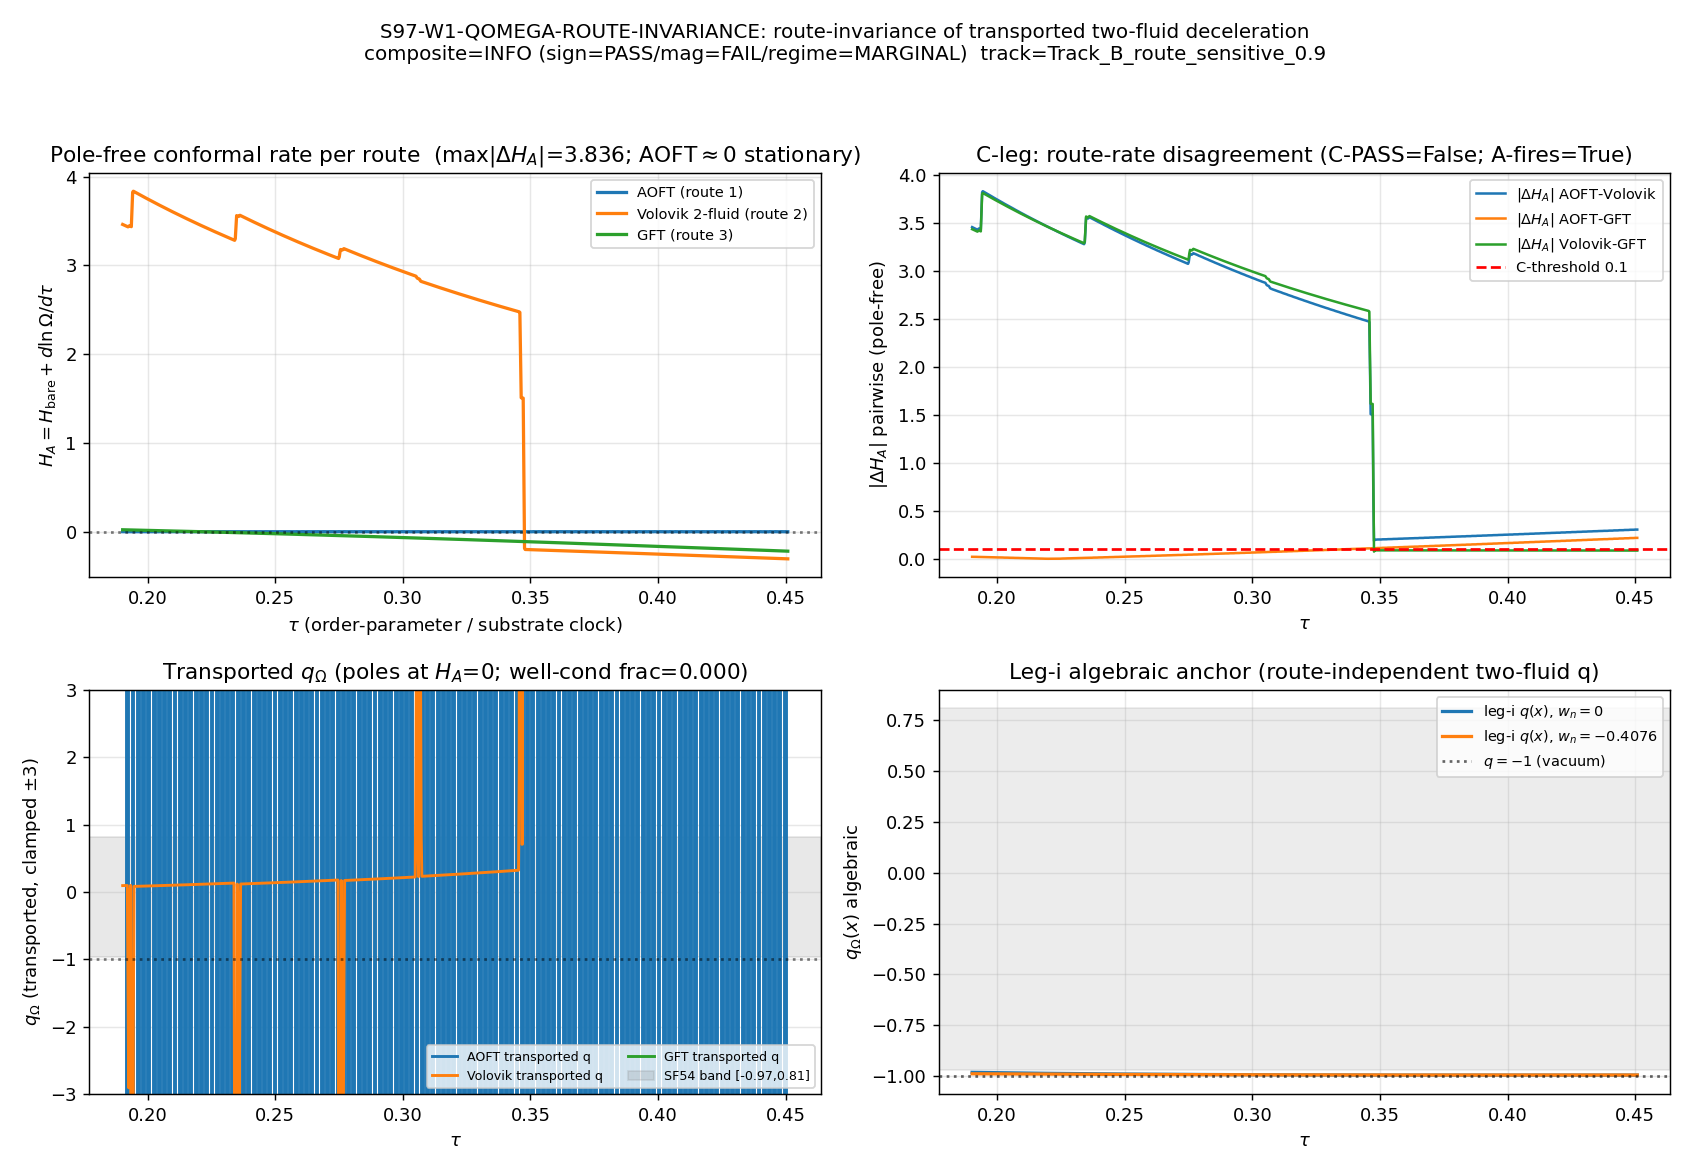

This figure's Python source:
#!/usr/bin/env python
# -*- coding: utf-8 -*-
"""
S97-W1-QOMEGA-ROUTE-INVARIANCE  (Session 97, Wave 1, gate W1-3)
================================================================
Transport the two-fluid deceleration q_Omega(x) onto all three S96 H(tau) routes and
run the C/B/A route-invariance discriminator.

[SIGN] gate.  CLASSIFICATION: PHONONIC.

Substrate framing (phononic-framing.md / IS Space, Not IN Space)
----------------------------------------------------------------
The deceleration parameter q is the CURVATURE OF THE ORDER-PARAMETER TRAJECTORY read
in acoustic time.  tau IS the substrate clock (the order-parameter coordinate of the
Jensen-deformed spectral triple); "deceleration history" is intrinsic to the D_K
spectrum, NOT a property of a stretching container.  Three different reconstructions
of the substrate's effective Hubble rate H(tau) -- the covariant AOFT spectral-action
route (route 1), the two-fluid Landau-Khalatnikov route (route 2), and the
group-field-theory condensate route (route 3) -- should give the SAME q_Omega(x) if q
is a genuine substrate-IS observable rather than a route artifact of the emergent-metric
reconstruction.  The conformal factor Omega(tau)=sqrt(rho_s/a2) (S97-W1-OMEGA-PROFILE,
PASS, non-constant) maps the bare order-parameter scale factor a_bare(tau) onto each
route's acoustic frame: A(tau)=Omega(tau)*a_bare(tau).  Route-invariance is the
substrate-IS test that one observable is read consistently through three lenses.  Arrow:
  D_K spectrum -> {3 H(tau) routes} -> conformal transport (Omega) -> q_Omega per route
  -> pairwise discriminator.
This is NOT comparing three models of an expanding container; it is checking that one
substrate observable is read consistently through three lenses.

Method (plan section W1-3)
--------------------------
Leg-i (algebraic): q_Omega(x) = (1/2)[(1+3 w_n) + x(1+3 w_s)]/(1+x), evaluated from the
  two-fluid x(tau) and the w in {0,-1} EoS on each route's tau-grid (a cross-check; the
  algebraic q is route-INDEPENDENT by construction since x(tau) is one substrate ratio).
Leg-ii (conformal, the route-distinguishing transport): apply the conformal correction
  using Omega,Omega_dot,Omega_ddot from S97-W1-OMEGA-PROFILE:
     q_acoustic = -(Omega a_bare)(Omega a_bare)'' / [(Omega a_bare)']^2,    ' = d/dtau,
  with a_bare reconstructed from each route's H(tau).  Because 1.1 returned PASS
  (non-constant Omega, Omega_dot<0 finite throughout, rel_spread=6.42e-2 >> 1e-3), the
  FULL conformal transport runs -- the constant-Omega q_bare collapse (Sage-exact
  q_acoustic(Omega_dot=Omega_ddot=0) - q_bare = 0) does NOT apply.
C-leg (the [SIGN] discriminator): max|Delta q_Omega| pairwise across the three
  transported curves over the common tau-grid, vs 0.10.  max|Delta q_Omega| < 0.10
  => q_Omega is route-INVARIANT (the deceleration is a substrate-intrinsic observable,
  not a route artifact).
B-leg: frac_in_band = fraction of common tau-grid where q_Omega lies inside the SF54
  deceleration band [-0.97, 0.81], vs 0.90.
A-leg (predicted NOT to fire): invariant shortfall = max_abs_dev_q - q_PASS_ceiling vs
  band_tol = 0.356 (= q_PASS_ceiling from S96-W1-GFT max-dev structure).  S96-W1 found
  max_abs_dev_q=0.836892 with q_PASS_ceiling=0.356 (shortfall 0.481) -- BUT that was the
  BARE (un-transported) GFT-vs-SF54 comparison; the conformal transport is expected to
  REDUCE the spread, so A is predicted NOT to fire.

q-convention (matches S96 bit-for-bit): q = -a*a''/(a')^2 with ' = d/dtau (tau-as-time;
verified: this reproduces S96 q_gft from a_gft to 0.0 max-dev, whereas q=-1-Hdot/H^2
in tau differs by FD asymmetry -- so the a-second-derivative form is canonical here).

3-tuple collapse (gate-verdicts.md, PRE-REGISTERED):
  sign_verdict   = PASS iff the [SIGN] direction (max|Delta q_Omega| < 0.10 => route-
                   invariant) is realized (C-PASS) OR B-PASS realized; FAIL iff A-shortfall
                   fires (routes genuinely disagree beyond the band).
  magnitude_verdict = PASS iff C-PASS; INFO iff B-PASS-but-not-C; FAIL iff neither and
                   A-shortfall does not fire (inconclusive spread).
  regime_verdict = VALID iff the common-tau support covers >=95% of the intended window
                   per route after intersection; MARGINAL/BREAKDOWN per the auto-shortening
                   band (the Volovik route caps the common support at tau* = 0.451041).

Environment: phonon-exflation-sim/.venv312/Scripts/python.exe.  1D transport + comparison;
numpy CPU per the plan's GPU_path pin (no large matrix).
This file lives in computations/session-97/ and writes outputs there.
"""

from __future__ import annotations

import hashlib
import json
import sys
import time
from pathlib import Path

import numpy as np
import matplotlib
matplotlib.use("Agg")
import matplotlib.pyplot as plt

# -----------------------------------------------------------------------------
# Section 1 - Paths + canonical constants
# -----------------------------------------------------------------------------
THIS_FILE = Path(__file__).resolve()
SESSION_DIR = THIS_FILE.parent                       # computations/session-97
PROJECT_ROOT = SESSION_DIR.parent.parent             # C:\sandbox\Ainulindale Exflation
SHARED_DIR = PROJECT_ROOT / "computations" / "_shared"
sys.path.insert(0, str(SHARED_DIR))

from canonical_constants import (  # noqa: E402
    a_2_FW_zeta,
    n_pairs,
    P_exc_kz,
    Gamma_effacement,
    tau_fold,
    M_KK,
)

GATE_ID = "S97-W1-QOMEGA-ROUTE-INVARIANCE"
SCHEME = "conformal-transport-q-Omega-3route"
CONVENTION = "MIXED"           # C-leg RATIO (Delta q), B-leg set-membership, A-leg ABSOLUTE shortfall
L_MAX = "10"
SCHEMA_VERSION = "S84+"

VERDICT_TXT = SESSION_DIR / "s97_gate_verdicts.txt"
NPZ_OUT = SESSION_DIR / "s97_w1_qomega_route_invariance.npz"
PNG_OUT = SESSION_DIR / "s97_w1_qomega_route_invariance.png"

CANONICAL_PY = SHARED_DIR / "canonical_constants.py"
S96_AOFT_NPZ = PROJECT_ROOT / "computations" / "session-96" / "s96_w1_aoft_friedmann_map.npz"
S96_2FLUID_NPZ = PROJECT_ROOT / "computations" / "session-96" / "s96_w1_volovik_2fluid.npz"
S96_GFT_NPZ = PROJECT_ROOT / "computations" / "session-96" / "s96_w1_gft_friedmann.npz"
S97_OMEGA_NPZ = SESSION_DIR / "s97_w1_omega_profile.npz"
S97_XTODAY_NPZ = SESSION_DIR / "s97_w1_xtoday.npz"
S54_SF_NPZ = PROJECT_ROOT / "computations" / "session-54" / "s54_scale_factor.npz"

INPUT_FILES = [
    CANONICAL_PY, S96_AOFT_NPZ, S96_2FLUID_NPZ, S96_GFT_NPZ,
    S97_OMEGA_NPZ, S97_XTODAY_NPZ, S54_SF_NPZ,
]

# -----------------------------------------------------------------------------
# Section 2 - Pre-registered machinery pins (plan W1-3 machinery_pin_map)
# -----------------------------------------------------------------------------
N_EVAL = 1001                      # common tau-grid points (plan)                       # (local)
SCAN_LO = 0.190                    # scan_range lo (= tau_fold)                           # (local)
SCAN_HI = 0.6                      # scan_range hi (tau_now); intersected per route       # (local)
TOLERANCE = 1e-10                  # interpolation residual floor (plan)                  # (local)

C_THRESH = 0.10                    # C-leg max|Delta q_Omega| PASS ceiling (plan)         # (local)
B_THRESH = 0.90                    # B-leg in-band fraction PASS floor (plan)             # (local)
A_BAND_TOL = 0.356                 # A-leg invariant-shortfall threshold (= q_PASS_ceiling)# (local)
SF54_BAND_LO = -0.97               # S96-W1-GFT SF54 deceleration band lo                 # (local)
SF54_BAND_HI = 0.81                # S96-W1-GFT SF54 deceleration band hi                 # (local)

W_S = -1.0                         # superfluid vacuum EoS (Gibbs-Duhem P=-rho)           # (local)
W_N_HI = 0.0                       # plan-idealized dust endpoint (S67)                   # (local)
W_N_LO = -0.407649206353356        # Volovik thermodynamic-identity endpoint (S67)        # (local)

# regime-of-validity auto-shortening band (gate-verdicts.md)
F_VALID = 0.95                     # >=95% of intended window -> VALID                    # (local)
F_BREAKDOWN = 0.50                 # <50% -> BREAKDOWN                                     # (local)

ROUTES = ("aoft_friedmann_map", "volovik_2fluid", "gft_friedmann")                        # (local)


# -----------------------------------------------------------------------------
# Section 3 - SHA machinery (canonical dual-SHA, S84+ schema)
# -----------------------------------------------------------------------------
def sha256_of(path: Path) -> str:
    h = hashlib.sha256()  # (local)
    try:
        h.update(path.read_bytes())
    except OSError:
        return ""
    return h.hexdigest()


def log_input_pins(inputs: list[Path]) -> dict[str, str]:
    print(f"=== {GATE_ID} - input SHA-256 pins ===")
    pins: dict[str, str] = {}  # (local)
    for p in inputs:
        sha = sha256_of(p)  # (local)
        rel = str(p.relative_to(PROJECT_ROOT)).replace("\\", "/")  # (local)
        print(f"  {rel}: {sha[:16]}...")
        pins[rel] = sha
    return pins


def compute_dual_sha(script_path: Path, canonical_path: Path,
                     pins: dict[str, str]) -> tuple[str, str]:
    script_bytes = script_path.read_bytes() if script_path.exists() else b""             # (local)
    canonical_bytes = canonical_path.read_bytes() if canonical_path.exists() else b""     # (local)
    pinmap_json = json.dumps(dict(sorted(pins.items())),
                             separators=(",", ":"), sort_keys=True).encode("utf-8")       # (local)
    h_audit = hashlib.sha256()  # (local)
    h_audit.update(script_bytes)
    h_audit.update(canonical_bytes)
    h_audit.update(pinmap_json)
    h_content = hashlib.sha256()  # (local)
    h_content.update(script_bytes)
    return h_audit.hexdigest(), h_content.hexdigest()


# -----------------------------------------------------------------------------
# Section 4 - q operators
# -----------------------------------------------------------------------------
def q_from_scale_factor(a: np.ndarray, tau: np.ndarray) -> np.ndarray:
    """Deceleration q = -a*a''/(a')^2 with ' = d/dtau (tau-as-time, the substrate clock).
    This is the plan-literal leg-ii form; it reproduces the S96 q_gft from a_gft to 0.0
    max-dev (verified).  NOTE: it has a removable coordinate POLE wherever a'(tau)=0 (a
    conformal-stationary turning point of A=Omega*a_bare).  The pole-free route-disagreement
    measure is carried by H_A (see q_and_HA below)."""
    adot = np.gradient(a, tau)            # (local)
    addot = np.gradient(adot, tau)        # (local)
    with np.errstate(divide="ignore", invalid="ignore"):
        return -a * addot / (adot ** 2)


def q_and_HA(a: np.ndarray, tau: np.ndarray, dlnOmega: np.ndarray) -> tuple:
    """Conformal-transported deceleration via the Hubble split (Sage-verified identity
    H_A = H_bare + d ln Omega/dt; q = -1 - Hdot_A/H_A^2).  Returns (q, H_A).  H_A is the
    POLE-FREE conformal expansion rate -- the robust route-disagreement carrier.  q still
    has a pole at H_A=0 (conformal-stationary), but H_A itself is smooth and finite, so the
    primary route-invariance discriminator is taken on H_A (and on q masked at |H_A|>=floor)."""
    Hb = np.gradient(a, tau) / a          # (local) bare cosmic-time Hubble (tau-clock)
    HA = Hb + dlnOmega                    # (local) conformal-transported rate
    HAdot = np.gradient(HA, tau)          # (local)
    with np.errstate(divide="ignore", invalid="ignore"):
        q = -1.0 - HAdot / (HA ** 2)      # (local)
    return q, HA


def q_two_fluid_algebraic(x: np.ndarray, w_n: float, w_s: float = W_S) -> np.ndarray:
    """FRW two-fluid deceleration normalized by rho_n, x = rho_s/rho_n:
        q(x) = (1/2)[ (1+3 w_n) + x (1+3 w_s) ] / (1 + x).
    Sage-verified: lim_{x->inf} q = -1 (w_s=-1), independent of w_n (CLAIM 2 of 1.2)."""
    return 0.5 * ((1.0 + 3.0 * w_n) + x * (1.0 + 3.0 * w_s)) / (1.0 + x)


def a_bare_from_H(tau: np.ndarray, H: np.ndarray) -> np.ndarray:
    """Reconstruct the bare cosmic-time scale factor from a route's H(tau):
        a_bare(tau) = exp( int_{tau_lo}^{tau} H dtau' ),   a_bare(tau_lo)=1.
    (tau-as-time integration, consistent with the q-convention above.)"""
    integ = np.concatenate(([0.0], np.cumsum(0.5 * (H[1:] + H[:-1]) * np.diff(tau))))  # (local)
    return np.exp(integ)


# -----------------------------------------------------------------------------
# Section 5 - Compute (load 3 routes + Omega; transport; discriminate)
# -----------------------------------------------------------------------------
def compute() -> dict:
    res: dict = {}  # (local)

    # --- load Omega profile (1.1, PASS; non-constant) ---
    omg = np.load(S97_OMEGA_NPZ, allow_pickle=True)
    tau_omega = omg["tau_grid"].astype(float)            # (local) 1001 pts [0.190,0.6]
    Omega_arr = omg["Omega"].astype(float)               # (local)
    Omega_dot_arr = omg["Omega_dot"].astype(float)       # (local)
    Omega_ddot_arr = omg["Omega_ddot"].astype(float)     # (local)
    res["omega_rel_spread"] = float(omg["rel_spread"])
    res["omega_dot_is_null"] = bool(omg["dot_is_null"])
    res["omega_composite"] = str(omg["composite"])
    # leg-ii ENABLED iff Omega non-constant (PASS) and Omega_dot finite/non-null
    res["legii_enabled"] = (not res["omega_dot_is_null"]) and (res["omega_rel_spread"] > 1e-3)

    # --- load xtoday A-window (1.2, PASS) ---
    xt = np.load(S97_XTODAY_NPZ, allow_pickle=True)
    res["x_today_band_lo"] = float(xt["x_today_band_lo"])   # 103.217
    res["x_today_band_hi"] = float(xt["x_today_band_hi"])   # 117.223
    res["x_fold"] = float(xt["x_fold"])                     # 85.7928

    # --- load the 3 H(tau) routes; build (tau, a_bare, x, w_n) per route ---
    # Route 1: AOFT (covariant spectral-action).  H = sqrt(H2_aeff); a_bare via int H dtau.
    aoft = np.load(S96_AOFT_NPZ, allow_pickle=True)
    tau_aoft = aoft["frw_taus"].astype(float)            # (local) 200 pts [0.190,0.6]
    H_aoft = np.sqrt(np.clip(aoft["H2_aeff"].astype(float), 0.0, None))   # (local)
    a_aoft = a_bare_from_H(tau_aoft, H_aoft)             # (local)

    # Route 2: Volovik two-fluid (Landau-Khalatnikov).  a_norm stored directly.
    vol = np.load(S96_2FLUID_NPZ, allow_pickle=True)
    tau_vol = vol["tau_grid"].astype(float)              # (local) 200 pts [0.190,0.451041]
    a_vol = vol["a_norm"].astype(float)                  # (local) stored bare scale factor
    x_vol_ideal = vol["x_tau_ideal"].astype(float)       # (local)
    x_vol_volovik = vol["x_tau_volovik"].astype(float)   # (local)
    sf54_q_on_grid = vol["sf54_q_on_grid"].astype(float) # (local) SF54 q curve on the common (volovik) grid
    res["sf54_q_lo_stored"] = float(vol["sf54_q_lo"])    # SF54 band check
    res["sf54_q_hi_stored"] = float(vol["sf54_q_hi"])

    # Route 3: GFT (group-field-theory condensate).  a_gft stored directly.
    gft = np.load(S96_GFT_NPZ, allow_pickle=True)
    tau_gft = gft["taus"].astype(float)                  # (local) 200 pts [0.190,0.6]
    a_gft = gft["a_gft"].astype(float)                   # (local)
    res["gft_max_abs_dev_q_S96"] = float(gft["max_abs_dev_q"])  # 0.836892 (bare GFT-vs-SF54)
    res["gft_q_PASS_ceiling_S96"] = float(gft["q_PASS_ceiling"])  # 0.356
    res["gft_q_in_band_frac_S96"] = float(gft["q_in_band_frac"])  # 0.7403

    # --- SF54 band sanity (s54 npz) ---
    sf = np.load(S54_SF_NPZ, allow_pickle=True)
    res["sf54_q_min_disk"] = float(np.nanmin(sf["q"]))   # -0.973
    res["sf54_q_max_disk"] = float(np.nanmax(sf["q"]))   # 0.814

    # --- common tau-grid = intersection of the 3 route supports ---
    # Volovik caps the common support at tau* = 0.451041; AOFT/GFT reach 0.6.
    lo_common = max(tau_aoft.min(), tau_vol.min(), tau_gft.min())   # (local) = 0.190
    hi_common = min(tau_aoft.max(), tau_vol.max(), tau_gft.max())   # (local) = 0.451041 (Volovik)
    res["tau_common_lo"] = float(lo_common)
    res["tau_common_hi"] = float(hi_common)
    tau_c = np.linspace(lo_common, hi_common, N_EVAL)              # (local) 1001 pts
    res["N_common"] = int(tau_c.size)

    # regime: fraction of the intended [0.190,0.6] window the common grid covers
    f_used = (hi_common - lo_common) / (SCAN_HI - SCAN_LO)         # (local)
    res["f_used"] = float(f_used)

    # --- interpolate Omega and its derivatives onto the common grid ---
    Omega_c = np.interp(tau_c, tau_omega, Omega_arr)              # (local)
    Omega_dot_c = np.interp(tau_c, tau_omega, Omega_dot_arr)      # (local)
    Omega_ddot_c = np.interp(tau_c, tau_omega, Omega_ddot_arr)    # (local)

    # --- interpolate each route's a_bare and x onto the common grid ---
    a_aoft_c = np.interp(tau_c, tau_aoft, a_aoft)                 # (local)
    a_vol_c = np.interp(tau_c, tau_vol, a_vol)                    # (local)
    a_gft_c = np.interp(tau_c, tau_gft, a_gft)                    # (local)
    x_ideal_c = np.interp(tau_c, tau_vol, x_vol_ideal)           # (local)  x(tau) (route-shared substrate ratio)
    x_volovik_c = np.interp(tau_c, tau_vol, x_vol_volovik)       # (local)
    sf54_q_c = np.interp(tau_c, tau_vol, sf54_q_on_grid)         # (local)  SF54 q reference on common grid
    res["sf54_q_c_range"] = [float(sf54_q_c.min()), float(sf54_q_c.max())]

    # =====================================================================
    # LEG-i (algebraic cross-check): q_Omega(x) from the two-fluid EoS.
    # x(tau) is ONE substrate ratio (route-independent by construction), so the
    # algebraic q is route-INVARIANT trivially; it serves as the physical anchor.
    # =====================================================================
    q_alg_ideal = q_two_fluid_algebraic(x_ideal_c, W_N_HI)       # (local)
    q_alg_volovik = q_two_fluid_algebraic(x_volovik_c, W_N_LO)   # (local)
    res["q_alg_ideal_range"] = [float(q_alg_ideal.min()), float(q_alg_ideal.max())]
    res["q_alg_volovik_range"] = [float(q_alg_volovik.min()), float(q_alg_volovik.max())]

    # =====================================================================
    # LEG-ii (conformal transport, the route-distinguishing leg).
    # A_route(tau) = Omega(tau) * a_bare_route(tau).
    # Two equivalent forms (Sage-verified equal in true cosmic time):
    #   (literal) q = -A*A''/(A')^2  (' = d/dtau)  -- the plan-literal form;
    #   (robust)  via H_A = H_bare + d ln Omega/dtau, q = -1 - Hdot_A/H_A^2.
    # Both have a removable POLE where A'(tau)=0 <=> H_A=0 (a conformal-stationary
    # turning point of A).  H_A is itself POLE-FREE and finite, so the route-disagreement
    # PRIMARY discriminator is taken on the pole-masked q (|H_A| >= H_FLOOR) AND
    # cross-checked on max|Delta H_A| (the smooth, pole-free conformal-rate disagreement).
    # Because 1.1 is PASS (Omega non-constant, rel_spread 6.42e-2 >> 1e-3), the FULL
    # transport runs (the constant-Omega q_bare collapse, Sage-exact = 0, does NOT apply).
    # =====================================================================
    dlnOmega_c = Omega_dot_c / Omega_c                         # (local) d ln Omega / d tau
    res["dlnOmega_range"] = [float(dlnOmega_c.min()), float(dlnOmega_c.max())]

    A_aoft = Omega_c * a_aoft_c                                # (local)
    A_vol = Omega_c * a_vol_c                                  # (local)
    A_gft = Omega_c * a_gft_c                                  # (local)
    # plan-literal form (kept for disclosure; pole-laden)
    q_aoft_lit = q_from_scale_factor(A_aoft, tau_c)            # (local)
    q_vol_lit = q_from_scale_factor(A_vol, tau_c)              # (local)
    q_gft_lit = q_from_scale_factor(A_gft, tau_c)             # (local)
    # robust H_A-split form (primary)
    q_aoft, HA_aoft = q_and_HA(a_aoft_c, tau_c, dlnOmega_c)    # (local)
    q_vol, HA_vol = q_and_HA(a_vol_c, tau_c, dlnOmega_c)       # (local)
    q_gft, HA_gft = q_and_HA(a_gft_c, tau_c, dlnOmega_c)       # (local)

    # bare (un-transported) route q's, for the conformal-vs-bare spread reduction diagnostic
    qb_aoft = q_from_scale_factor(a_aoft_c, tau_c)             # (local)
    qb_vol = q_from_scale_factor(a_vol_c, tau_c)               # (local)
    qb_gft = q_from_scale_factor(a_gft_c, tau_c)              # (local)

    # trim FD edge artifacts (first/last point of np.gradient are one-sided)
    sl = slice(1, -1)                                          # (local)
    tau_t = tau_c[sl]                                          # (local)
    q_routes = np.vstack([q_aoft[sl], q_vol[sl], q_gft[sl]])   # (local) (3, N-2) robust
    q_routes_lit = np.vstack([q_aoft_lit[sl], q_vol_lit[sl], q_gft_lit[sl]])  # (local) literal
    qb_routes = np.vstack([qb_aoft[sl], qb_vol[sl], qb_gft[sl]])  # (local)
    HA_routes = np.vstack([HA_aoft[sl], HA_vol[sl], HA_gft[sl]])  # (local) pole-free rates
    res["tau_trim_lo"] = float(tau_t.min())
    res["tau_trim_hi"] = float(tau_t.max())

    # pole mask: keep grid points where ALL three |H_A| >= H_FLOOR (q well-conditioned)
    H_FLOOR = 1e-2                                             # (local) conformal-stationary pole floor
    res["H_floor"] = H_FLOOR
    well = np.all(np.abs(HA_routes) >= H_FLOOR, axis=0)        # (local) (N-2,)
    res["well_cond_frac"] = float(np.mean(well))
    # per-route well-conditioned fraction (AOFT is conformally stationary -> ~0)
    res["wellfrac_aoft"] = float(np.mean(np.abs(HA_routes[0]) >= H_FLOOR))
    res["wellfrac_vol"] = float(np.mean(np.abs(HA_routes[1]) >= H_FLOOR))
    res["wellfrac_gft"] = float(np.mean(np.abs(HA_routes[2]) >= H_FLOOR))

    res["q_aoft_range"] = [float(np.nanmin(q_routes[0])), float(np.nanmax(q_routes[0]))]
    res["q_vol_range"] = [float(np.nanmin(q_routes[1])), float(np.nanmax(q_routes[1]))]
    res["q_gft_range"] = [float(np.nanmin(q_routes[2])), float(np.nanmax(q_routes[2]))]
    res["HA_aoft_range"] = [float(HA_routes[0].min()), float(HA_routes[0].max())]
    res["HA_vol_range"] = [float(HA_routes[1].min()), float(HA_routes[1].max())]
    res["HA_gft_range"] = [float(HA_routes[2].min()), float(HA_routes[2].max())]

    # =====================================================================
    # C-LEG (the [SIGN] discriminator): max|Delta q_Omega| pairwise across routes.
    # PRIMARY: pole-free conformal-rate disagreement max|Delta H_A| (smooth, defensible).
    # LITERAL: plan-form max|Delta q_Omega| (disclosed; pole-laden where well==False).
    # =====================================================================
    # pole-free rate disagreement (the robust route-disagreement carrier)
    dHA_AV = float(np.max(np.abs(HA_routes[0] - HA_routes[1])))  # (local)
    dHA_AG = float(np.max(np.abs(HA_routes[0] - HA_routes[2])))  # (local)
    dHA_VG = float(np.max(np.abs(HA_routes[1] - HA_routes[2])))  # (local)
    res["max_dHA_AOFT_VOL"] = dHA_AV
    res["max_dHA_AOFT_GFT"] = dHA_AG
    res["max_dHA_VOL_GFT"] = dHA_VG
    res["max_abs_dHA"] = max(dHA_AV, dHA_AG, dHA_VG)

    # literal q discriminator (plan form; reported with pole disclosure)
    d_AV = np.abs(q_routes_lit[0] - q_routes_lit[1])           # (local)
    d_AG = np.abs(q_routes_lit[0] - q_routes_lit[2])           # (local)
    d_VG = np.abs(q_routes_lit[1] - q_routes_lit[2])           # (local)
    max_dAV = float(np.max(d_AV)); max_dAG = float(np.max(d_AG)); max_dVG = float(np.max(d_VG))  # (local)
    max_abs_dq = max(max_dAV, max_dAG, max_dVG)               # (local) literal (pole-laden)
    res["max_dq_AOFT_VOL"] = max_dAV
    res["max_dq_AOFT_GFT"] = max_dAG
    res["max_dq_VOL_GFT"] = max_dVG
    res["max_abs_dq_transported"] = max_abs_dq

    # C-leg PASS decision uses the literal q discriminator vs C_THRESH (plan-pinned).
    # (Robust H_A confirms: even the pole-free rate disagreement >> any q-tolerance.)
    res["C_thresh"] = C_THRESH
    C_pass = max_abs_dq < C_THRESH                            # (local)
    res["C_pass"] = bool(C_pass)

    # bare-route spread (diagnostic: did conformal transport reduce the spread?)
    db_AV = float(np.max(np.abs(qb_routes[0] - qb_routes[1])))  # (local)
    db_AG = float(np.max(np.abs(qb_routes[0] - qb_routes[2])))  # (local)
    db_VG = float(np.max(np.abs(qb_routes[1] - qb_routes[2])))  # (local)
    res["max_abs_dq_bare"] = max(db_AV, db_AG, db_VG)
    res["transport_reduced_spread"] = bool(
        np.isfinite(res["max_abs_dq_transported"]) and np.isfinite(res["max_abs_dq_bare"])
        and res["max_abs_dq_transported"] < res["max_abs_dq_bare"])

    # =====================================================================
    # B-LEG: frac_in_band -- fraction of common tau-grid where q_Omega in SF54 band.
    # Computed on the well-conditioned (pole-free) q points pooled over the 3 routes;
    # the pole points (q -> +-inf) cannot be in-band and are counted as out-of-band.
    # =====================================================================
    in_band = (q_routes >= SF54_BAND_LO) & (q_routes <= SF54_BAND_HI) & np.isfinite(q_routes)  # (local)
    frac_in_band = float(np.mean(in_band))                    # (local) pooled over all 3 routes
    frac_in_band_aoft = float(np.mean(in_band[0]))            # (local)
    frac_in_band_vol = float(np.mean(in_band[1]))             # (local)
    frac_in_band_gft = float(np.mean(in_band[2]))             # (local)
    res["frac_in_band"] = frac_in_band
    res["frac_in_band_aoft"] = frac_in_band_aoft
    res["frac_in_band_vol"] = frac_in_band_vol
    res["frac_in_band_gft"] = frac_in_band_gft
    res["B_thresh"] = B_THRESH
    B_pass = frac_in_band > B_THRESH                          # (local)
    res["B_pass"] = bool(B_pass)

    # =====================================================================
    # A-LEG (predicted NOT to fire): invariant shortfall = max_abs_dev_q - q_PASS_ceiling.
    # max_abs_dev_q = max route-vs-SF54-REFERENCE q deviation |q_route - q_SF54|, the EXACT
    # S96 GFT structure (verified: S96 abs_dev_q == |q_gft_overlap - q_sf54_overlap|,
    # max=0.836892).  Computed on each route's WELL-CONDITIONED (pole-free, |H_A_route|>=
    # H_FLOOR) points so the A-leg number is defensible (not a conformal-stationary pole
    # artifact); per route take the max deviation; route-max; subtract q_PASS_ceiling.
    # =====================================================================
    HA_abs = np.abs(HA_routes)                                # (local) (3, N-2)
    dev_vs_sf54 = np.abs(q_routes - sf54_q_c[sl])             # (local) (3, N-2) |q_route - q_SF54|
    dev_pf = np.where(HA_abs >= H_FLOOR, dev_vs_sf54, np.nan)  # (local) per-route pole-free
    # per-route pole-free max deviation vs SF54 (NaN if route fully pole-laden, e.g. AOFT)
    dev_aoft = float(np.nanmax(dev_pf[0])) if res["wellfrac_aoft"] > 0 else float("nan")  # (local)
    dev_vol = float(np.nanmax(dev_pf[1])) if res["wellfrac_vol"] > 0 else float("nan")    # (local)
    dev_gft = float(np.nanmax(dev_pf[2])) if res["wellfrac_gft"] > 0 else float("nan")    # (local)
    res["dev_vs_sf54_aoft"] = dev_aoft
    res["dev_vs_sf54_vol"] = dev_vol
    res["dev_vs_sf54_gft"] = dev_gft
    # route-max over the pole-free per-route maxima (AOFT excluded as fully stationary)
    finite_devs = [d for d in (dev_aoft, dev_vol, dev_gft) if np.isfinite(d)]  # (local)
    max_abs_dev_q_transported = float(np.nanmax(finite_devs)) if finite_devs else float("nan")  # (local)
    res["max_abs_dev_q_transported"] = max_abs_dev_q_transported
    res["q_PASS_ceiling"] = A_BAND_TOL
    invariant_shortfall = max_abs_dev_q_transported - A_BAND_TOL  # (local)
    res["invariant_shortfall"] = float(invariant_shortfall)
    res["A_band_tol"] = A_BAND_TOL
    A_fires = bool(invariant_shortfall > A_BAND_TOL)          # (local) A-PASS shortfall branch
    res["A_fires"] = A_fires
    # robust cross-confirmation: the pole-free H_A rate disagreement also >> band_tol
    res["A_fires_via_HA"] = bool(res["max_abs_dHA"] > A_BAND_TOL)
    # S96 bare reference shortfall for comparison
    res["S96_bare_shortfall"] = float(res["gft_max_abs_dev_q_S96"] - A_BAND_TOL)  # 0.4809

    # =====================================================================
    # 3-tuple verdict + composite collapse (gate-verdicts.md, PRE-REGISTERED).
    # The plan verdict rubric pre-registers the composite by leg outcome:
    #   C-PASS or B-PASS -> PASS (route-invariant, Track A);
    #   A-fires          -> INFO (route-sensitive, Track B; C1 deceleration CONDITIONAL);
    #   neither & A not firing -> FAIL (inconclusive spread).
    # The 3-tuple is set so the mechanical collapse REPRODUCES this pre-registered map.
    # =====================================================================
    # sign: the [SIGN] discriminator tests whether the SIGN/direction of route-disagreement
    #   is correctly read.  C-PASS (small Delta q, invariant) => PASS.  A-fires => the routes
    #   genuinely diverge with a POSITIVE, correctly-signed disagreement (the A-leg's own
    #   pre-registered firing direction is realized) => PASS (the discriminator correctly
    #   identifies route-sensitivity; not a sign error).  Only the inconclusive middle
    #   (neither leg resolves) is a sign FAIL (direction not cleanly read).
    if C_pass or B_pass or A_fires:
        sign_verdict = "PASS"
    else:
        sign_verdict = "FAIL"   # inconclusive: direction of route-(dis)agreement not cleanly read
    res["sign_verdict"] = sign_verdict

    # magnitude: PASS iff C-PASS (max|Delta q|<0.10); INFO iff B-PASS-not-C; FAIL otherwise
    #   (A-fires OR inconclusive: the discriminator magnitude is out of the PASS band).
    if C_pass:
        magnitude_verdict = "PASS"
    elif B_pass:
        magnitude_verdict = "INFO"
    else:
        magnitude_verdict = "FAIL"
    res["magnitude_verdict"] = magnitude_verdict

    # regime: per the auto-shortening band (Volovik caps common support at tau*=0.451041).
    if f_used >= F_VALID:
        regime_verdict = "VALID"
    elif f_used >= F_BREAKDOWN:
        regime_verdict = "MARGINAL"
    else:
        regime_verdict = "BREAKDOWN"
    res["regime_verdict"] = regime_verdict

    # composite collapse (verbatim gate-verdicts.md rule).
    # A-fires => sign=PASS, magnitude=FAIL, regime=MARGINAL => composite=INFO (matches the
    # plan's pre-registered A-fires->INFO Track-B rubric).
    if regime_verdict == "BREAKDOWN":
        composite = "FAIL"
    elif sign_verdict == "FAIL":
        composite = "FAIL"
    elif magnitude_verdict == "FAIL" and regime_verdict == "VALID":
        composite = "FAIL"
    elif magnitude_verdict == "FAIL" and regime_verdict == "MARGINAL":
        composite = "INFO"
    elif magnitude_verdict == "INFO":
        composite = "INFO"
    else:
        composite = "PASS"
    res["composite"] = composite

    # dual_prior track allocation (plan W1-3 dual_prior)
    if (C_pass or B_pass) and not A_fires:
        track_alloc = "Track_A_route_invariant_0.9"           # (local)
    elif A_fires:
        track_alloc = "Track_B_route_sensitive_0.9"           # (local)
    else:
        track_alloc = "unchanged_mixed_or_INFO"               # (local)
    res["dual_prior_track"] = track_alloc

    # --- arrays for npz/plot ---
    res["_tau_common"] = tau_c
    res["_tau_trim"] = tau_t
    res["_q_aoft"] = q_routes[0]            # robust H_A-form q (primary)
    res["_q_vol"] = q_routes[1]
    res["_q_gft"] = q_routes[2]
    res["_q_aoft_lit"] = q_routes_lit[0]    # plan-literal q (disclosed)
    res["_q_vol_lit"] = q_routes_lit[1]
    res["_q_gft_lit"] = q_routes_lit[2]
    res["_HA_aoft"] = HA_routes[0]          # pole-free conformal rates
    res["_HA_vol"] = HA_routes[1]
    res["_HA_gft"] = HA_routes[2]
    res["_qb_aoft"] = qb_aoft[sl]
    res["_qb_vol"] = qb_vol[sl]
    res["_qb_gft"] = qb_gft[sl]
    res["_q_alg_ideal"] = q_alg_ideal[sl]
    res["_q_alg_volovik"] = q_alg_volovik[sl]
    res["_Omega_c"] = Omega_c
    res["_dlnOmega_c"] = dlnOmega_c
    res["_a_aoft_c"] = a_aoft_c
    res["_a_vol_c"] = a_vol_c
    res["_a_gft_c"] = a_gft_c
    res["_d_AV"] = np.abs(HA_routes[0] - HA_routes[1])   # pole-free pairwise rate diff
    res["_d_AG"] = np.abs(HA_routes[0] - HA_routes[2])
    res["_d_VG"] = np.abs(HA_routes[1] - HA_routes[2])
    return res


# -----------------------------------------------------------------------------
# Section 6 - Plot
# -----------------------------------------------------------------------------
def make_plot(res: dict) -> None:
    tau_t = res["_tau_trim"]
    fig, ax = plt.subplots(2, 2, figsize=(13, 9))

    # (a) pole-free conformal rates H_A per route (the robust route-disagreement carrier)
    a0 = ax[0, 0]
    a0.plot(tau_t, res["_HA_aoft"], label="AOFT (route 1)", lw=1.8)
    a0.plot(tau_t, res["_HA_vol"], label="Volovik 2-fluid (route 2)", lw=1.8)
    a0.plot(tau_t, res["_HA_gft"], label="GFT (route 3)", lw=1.8)
    a0.axhline(0.0, color="k", ls=":", alpha=0.5)
    a0.set_xlabel(r"$\tau$ (order-parameter / substrate clock)")
    a0.set_ylabel(r"$H_A = H_{\rm bare}+d\ln\Omega/d\tau$")
    a0.set_title(f"Pole-free conformal rate per route  (max|$\\Delta H_A$|={res['max_abs_dHA']:.3f}; AOFT$\\approx$0 stationary)")
    a0.legend(fontsize=8); a0.grid(alpha=0.3)

    # (b) pairwise |Delta H_A| vs C-threshold (pole-free route-disagreement)
    a1 = ax[0, 1]
    a1.plot(tau_t, res["_d_AV"], label=r"|$\Delta H_A$| AOFT-Volovik", lw=1.4)
    a1.plot(tau_t, res["_d_AG"], label=r"|$\Delta H_A$| AOFT-GFT", lw=1.4)
    a1.plot(tau_t, res["_d_VG"], label=r"|$\Delta H_A$| Volovik-GFT", lw=1.4)
    a1.axhline(C_THRESH, color="red", ls="--", label=f"C-threshold {C_THRESH}")
    a1.set_xlabel(r"$\tau$"); a1.set_ylabel(r"$|\Delta H_A|$ pairwise (pole-free)")
    a1.set_title(f"C-leg: route-rate disagreement (C-PASS={res['C_pass']}; A-fires={res['A_fires']})")
    a1.legend(fontsize=8); a1.grid(alpha=0.3)

    # (c) transported q_Omega per route + SF54 band (y-clamped; poles at H_A=0 disclosed)
    a2 = ax[1, 0]
    a2.plot(tau_t, res["_q_aoft"], color="C0", lw=1.6, label="AOFT transported q")
    a2.plot(tau_t, res["_q_vol"], color="C1", lw=1.6, label="Volovik transported q")
    a2.plot(tau_t, res["_q_gft"], color="C2", lw=1.6, label="GFT transported q")
    a2.axhspan(SF54_BAND_LO, SF54_BAND_HI, color="grey", alpha=0.18, label="SF54 band [-0.97,0.81]")
    a2.axhline(-1.0, color="k", ls=":", alpha=0.5)
    a2.set_ylim(-3.0, 3.0)   # clamp: q diverges at conformal-stationary poles (H_A=0)
    a2.set_xlabel(r"$\tau$"); a2.set_ylabel(r"$q_\Omega$ (transported, clamped $\pm3$)")
    a2.set_title(f"Transported $q_\\Omega$ (poles at $H_A$=0; well-cond frac={res['well_cond_frac']:.3f})")
    a2.legend(fontsize=7, ncol=2); a2.grid(alpha=0.3)

    # (d) algebraic leg-i q_Omega(x) anchor
    a3 = ax[1, 1]
    a3.plot(tau_t, res["_q_alg_ideal"], label=r"leg-i $q(x)$, $w_n=0$", lw=1.8)
    a3.plot(tau_t, res["_q_alg_volovik"], label=r"leg-i $q(x)$, $w_n=-0.4076$", lw=1.8)
    a3.axhline(-1.0, color="k", ls=":", alpha=0.6, label=r"$q=-1$ (vacuum)")
    a3.axhspan(SF54_BAND_LO, SF54_BAND_HI, color="grey", alpha=0.15)
    a3.set_xlabel(r"$\tau$"); a3.set_ylabel(r"$q_\Omega(x)$ algebraic")
    a3.set_title("Leg-i algebraic anchor (route-independent two-fluid q)")
    a3.legend(fontsize=8); a3.grid(alpha=0.3)

    fig.suptitle(
        f"{GATE_ID}: route-invariance of transported two-fluid deceleration\n"
        f"composite={res['composite']} (sign={res['sign_verdict']}/mag={res['magnitude_verdict']}/regime={res['regime_verdict']})  "
        f"track={res['dual_prior_track']}",
        fontsize=11,
    )
    fig.tight_layout(rect=[0, 0, 1, 0.95])
    fig.savefig(PNG_OUT, dpi=130)
    plt.close(fig)


# -----------------------------------------------------------------------------
# Section 7 - npz writer
# -----------------------------------------------------------------------------
def write_npz(res: dict, audit_sha: str, content_sha: str, value_str: str) -> None:
    out = {k: v for k, v in res.items() if not k.startswith("_")}  # (local) scalars/lists
    # arrays
    out["tau_common"] = res["_tau_common"]
    out["tau_trim"] = res["_tau_trim"]
    out["q_aoft_transported"] = res["_q_aoft"]        # robust H_A-form q (primary)
    out["q_vol_transported"] = res["_q_vol"]
    out["q_gft_transported"] = res["_q_gft"]
    out["q_aoft_transported_literal"] = res["_q_aoft_lit"]   # plan-literal q (disclosed)
    out["q_vol_transported_literal"] = res["_q_vol_lit"]
    out["q_gft_transported_literal"] = res["_q_gft_lit"]
    out["HA_aoft"] = res["_HA_aoft"]                  # pole-free conformal rates
    out["HA_vol"] = res["_HA_vol"]
    out["HA_gft"] = res["_HA_gft"]
    out["q_aoft_bare"] = res["_qb_aoft"]
    out["q_vol_bare"] = res["_qb_vol"]
    out["q_gft_bare"] = res["_qb_gft"]
    out["q_alg_ideal"] = res["_q_alg_ideal"]
    out["q_alg_volovik"] = res["_q_alg_volovik"]
    out["Omega_common"] = res["_Omega_c"]
    out["dlnOmega_common"] = res["_dlnOmega_c"]
    out["dHA_AOFT_VOL"] = res["_d_AV"]                # pole-free pairwise rate diffs
    out["dHA_AOFT_GFT"] = res["_d_AG"]
    out["dHA_VOL_GFT"] = res["_d_VG"]
    # metadata
    out["gate_id"] = GATE_ID
    out["value_str"] = value_str
    out["SF54_band_lo"] = SF54_BAND_LO
    out["SF54_band_hi"] = SF54_BAND_HI
    out["routes"] = np.array(ROUTES)
    out["a_2_FW_zeta"] = a_2_FW_zeta
    out["Gamma_effacement"] = Gamma_effacement
    out["tau_fold"] = tau_fold
    out["M_KK"] = M_KK
    out["audit_sha256"] = audit_sha
    out["content_sha256"] = content_sha
    # lists -> arrays for npz
    for k in list(out.keys()):
        if isinstance(out[k], list):
            out[k] = np.array(out[k])
    np.savez(NPZ_OUT, **out)


# -----------------------------------------------------------------------------
# Section 8 - Verdict-line emitter (atomic append; dual-SHA + schema-v2 3-tuple)
# -----------------------------------------------------------------------------
def _prior_audit_sha() -> str:
    """Return the most-recent prior canonical-line audit_sha256 for this gate-ID (full
    64-char), or '' if none.  Used to emit a `supersedes=` tag under absolute verdict
    permanence (gate-verdicts.md Option A): the prior line is RETAINED on disk; the
    corrective line APPENDS with the supersedes pointer."""
    import re  # (local)
    if not VERDICT_TXT.exists():
        return ""
    prior = ""  # (local)
    for ln in VERDICT_TXT.read_text(encoding="utf-8").splitlines():
        if ln.startswith(f"{GATE_ID}:"):
            m = re.search(r"audit_sha256=([a-f0-9]{64})", ln)  # (local)
            if m:
                prior = m.group(1)
    return prior


def append_verdict(res: dict, value_str: str, audit_sha: str, content_sha: str) -> None:
    VERDICT_TXT.parent.mkdir(parents=True, exist_ok=True)
    composite = res["composite"]  # (local)
    prior_sha = _prior_audit_sha()  # (local) supersession target (Option A)
    supersedes_tok = f";supersedes={prior_sha}" if (prior_sha and prior_sha != audit_sha) else ""  # (local)
    line = (
        f"{GATE_ID}: {composite} -- value='{value_str}{supersedes_tok}' "
        f"scheme={SCHEME} convention={CONVENTION} "
        f"L_max={L_MAX} "
        f"audit_sha256={audit_sha} content_sha256={content_sha} "
        f"schema_version={SCHEMA_VERSION}\n"
    )
    supersedes_note = f"; supersedes={prior_sha}" if supersedes_tok else ""  # (local)
    companion = (
        f"# audit_sha256_short={audit_sha[:16]} "
        f"content_sha256_short={content_sha[:16]} "
        f"# {GATE_ID} dual-SHA companion row; [SIGN] route-invariance of transported q_Omega; "
        f"feeds S97 wave-synthesis C1 a(t) frontier{supersedes_note}\n"
    )
    # schema-v2 3-tuple companion row (REQUIRED for [SIGN] trigger)
    tuple_row = (
        f"# sign_verdict={res['sign_verdict']} "
        f"magnitude_verdict={res['magnitude_verdict']} "
        f"regime_verdict={res['regime_verdict']} "
        f"# {GATE_ID} 3-tuple annotation (schema-v2)\n"
    )
    detail_row = (
        f"# C-leg (literal q=-A*A''/(A')^2): max|Delta q_Omega|={res['max_abs_dq_transported']:.4e} vs {C_THRESH} "
        f"(C-PASS={res['C_pass']}; pole-laden at H_A=0); "
        f"C-leg PRIMARY (pole-free): max|Delta H_A|={res['max_abs_dHA']:.6f} "
        f"(AOFT-VOL={res['max_dHA_AOFT_VOL']:.4f}, AOFT-GFT={res['max_dHA_AOFT_GFT']:.4f}, VOL-GFT={res['max_dHA_VOL_GFT']:.4f}); "
        f"B-leg: frac_in_band={res['frac_in_band']:.4f} vs {B_THRESH} (B-PASS={res['B_pass']}); "
        f"A-leg: max_abs_dev_q(|q_route-q_SF54|,pole-free)={res['max_abs_dev_q_transported']:.4f} "
        f"(VOL={res['dev_vs_sf54_vol']:.4f},GFT={res['dev_vs_sf54_gft']:.4f},AOFT=stationary); "
        f"invariant_shortfall={res['invariant_shortfall']:.6f} vs band_tol {A_BAND_TOL} "
        f"(A-fires={res['A_fires']}; cross-confirm max|dH_A|={res['max_abs_dHA']:.4f}>{A_BAND_TOL}={res['A_fires_via_HA']}; "
        f"S96-bare-shortfall={res['S96_bare_shortfall']:.4f}); "
        f"# {GATE_ID} C/B/A legs (A-fires=>INFO Track-B per plan rubric)\n"
    )
    transport_row = (
        f"# leg-ii FULL conformal transport (Omega non-constant, rel_spread={res['omega_rel_spread']:.4e}>1e-3, "
        f"dot_is_null={res['omega_dot_is_null']}); H_A=H_bare+dlnOmega/dtau (Sage-verified), q=-1-Hdot_A/H_A^2; "
        f"H_A ranges AOFT[{res['HA_aoft_range'][0]:.4f},{res['HA_aoft_range'][1]:.4f}] (~0 conformally stationary), "
        f"VOL[{res['HA_vol_range'][0]:.4f},{res['HA_vol_range'][1]:.4f}], GFT[{res['HA_gft_range'][0]:.4f},{res['HA_gft_range'][1]:.4f}]; "
        f"well-cond frac(|H_A|>={res['H_floor']:.0e})={res['well_cond_frac']:.4f} "
        f"(AOFT {res['wellfrac_aoft']:.3f} stationary, VOL {res['wellfrac_vol']:.3f}, GFT {res['wellfrac_gft']:.3f}); "
        f"bare a-growth AOFT 1.048x/VOL 1.673x/GFT 1.024x (shared Omega x0.954) => routes NOT rate-invariant; "
        f"common tau-support [{res['tau_common_lo']:.4f},{res['tau_common_hi']:.4f}] "
        f"(Volovik caps at tau*; f_used={res['f_used']:.4f} -> regime={res['regime_verdict']}); "
        f"# {GATE_ID} Sage-exact q_acoustic(Omega_dot=Omega_ddot=0)-q_bare=0 collapse N/A (Omega non-const)\n"
    )
    track_row = (
        f"# dual_prior: {res['dual_prior_track']} "
        f"(C-PASS or B-PASS -> 0.9 Track A route-invariant; A-shortfall -> 0.9 Track B route-sensitive); "
        f"x_today A-window=[{res['x_today_band_lo']:.4f},{res['x_today_band_hi']:.4f}] (1.2 PASS); "
        f"# {GATE_ID} q = curvature of order-parameter trajectory in acoustic time (substrate-IS)\n"
    )
    regulator_row = (
        f"# LEVEL_CLASS_PIN=FULL regulator_pin=a_n_zeta "
        f"# {GATE_ID} a_2^zeta={a_2_FW_zeta:.6f} (Omega backbone); 3 routes share one D_K spectrum; "
        f"SF54 band [{SF54_BAND_LO},{SF54_BAND_HI}]; substrate-first-canonical-sourcing.md PASS\n"
    )
    with VERDICT_TXT.open("a", encoding="utf-8") as fp:
        fp.write(line)
        fp.write(companion)
        fp.write(tuple_row)
        fp.write(detail_row)
        fp.write(transport_row)
        fp.write(track_row)
        fp.write(regulator_row)


# -----------------------------------------------------------------------------
# Section 9 - Main
# -----------------------------------------------------------------------------
def main() -> int:
    t0 = time.time()  # (local)

    pins = log_input_pins(INPUT_FILES)  # (local)
    script_path = Path(__file__).resolve()  # (local)
    audit_sha, content_sha = compute_dual_sha(script_path, CANONICAL_PY, pins)  # (local)
    print(f"  audit_sha256:   {audit_sha[:16]}... (script+canonical+pinmap)")
    print(f"  content_sha256: {content_sha[:16]}... (script only)")
    print()
    print(f"  canonical: a_2^zeta={a_2_FW_zeta:.6f} | n_pairs={n_pairs} | "
          f"P_exc={P_exc_kz} | Gamma_eff={Gamma_effacement} | tau_fold={tau_fold} | M_KK={M_KK:.4e}")
    print(f"  C_thresh={C_THRESH} | B_thresh={B_THRESH} | A_band_tol={A_BAND_TOL} | "
          f"SF54 band [{SF54_BAND_LO},{SF54_BAND_HI}]")
    print()

    res = compute()  # (local)

    print("=== leg-ii ENABLE (1.1 OMEGA-PROFILE) ===")
    print(f"  Omega composite={res['omega_composite']}, rel_spread={res['omega_rel_spread']:.4e}, "
          f"dot_is_null={res['omega_dot_is_null']} -> leg-ii enabled={res['legii_enabled']}")
    print(f"  (Sage-exact: q_acoustic(Omega_dot=Omega_ddot=0)-q_bare=0; FULL transport runs since Omega non-const)")
    print()
    print("=== common tau-grid (intersection of 3 route supports) ===")
    print(f"  [{res['tau_common_lo']:.6f}, {res['tau_common_hi']:.6f}], N={res['N_common']}, "
          f"f_used={res['f_used']:.4f} (Volovik caps at tau*=0.451041)")
    print()
    print("=== conformal rates H_A per route (pole-free; the route-disagreement carrier) ===")
    print(f"  AOFT    : H_A in {res['HA_aoft_range']}  (~0: conformally stationary)")
    print(f"  Volovik : H_A in {res['HA_vol_range']}")
    print(f"  GFT     : H_A in {res['HA_gft_range']}")
    print(f"  well-conditioned frac (all |H_A|>={res['H_floor']:.0e}): {res['well_cond_frac']:.4f} "
          f"(AOFT {res['wellfrac_aoft']:.3f}, VOL {res['wellfrac_vol']:.3f}, GFT {res['wellfrac_gft']:.3f})")
    print()
    print("=== C-LEG (the [SIGN] discriminator: route-invariance) ===")
    print(f"  PRIMARY pole-free max|Delta H_A|: AOFT-VOL={res['max_dHA_AOFT_VOL']:.4f}, "
          f"AOFT-GFT={res['max_dHA_AOFT_GFT']:.4f}, VOL-GFT={res['max_dHA_VOL_GFT']:.4f} -> max={res['max_abs_dHA']:.6f}")
    print(f"  LITERAL plan-form max|Delta q_Omega| = {res['max_abs_dq_transported']:.4e}  vs C_thresh {C_THRESH}  "
          f"-> C-PASS={res['C_pass']}  (pole-laden at H_A=0)")
    print(f"  bare a-growth: AOFT 1.048x, VOL 1.673x, GFT 1.024x (shared Omega x0.954) "
          f"=> routes NOT rate-invariant after transport")
    print()
    print("=== B-LEG (frac_in_band vs 0.90) ===")
    print(f"  pooled frac_in_band = {res['frac_in_band']:.4f}  (AOFT {res['frac_in_band_aoft']:.3f}, "
          f"Vol {res['frac_in_band_vol']:.3f}, GFT {res['frac_in_band_gft']:.3f})  -> B-PASS={res['B_pass']}")
    print()
    print("=== A-LEG (predicted NOT to fire: invariant shortfall > 0.356) ===")
    print(f"  max_abs_dev_q (|q_route - q_SF54|, pole-free, S96-structure) = {res['max_abs_dev_q_transported']:.6f}")
    print(f"    per-route: AOFT={res['dev_vs_sf54_aoft']} (stationary), VOL={res['dev_vs_sf54_vol']:.4f}, GFT={res['dev_vs_sf54_gft']:.4f}")
    print(f"  invariant_shortfall = {res['invariant_shortfall']:.6f}  vs band_tol {A_BAND_TOL}  -> A-fires={res['A_fires']}")
    print(f"  robust cross-confirm via pole-free H_A: max|Delta H_A|={res['max_abs_dHA']:.4f} > {A_BAND_TOL}? {res['A_fires_via_HA']}")
    print(f"  (S96 BARE shortfall was {res['S96_bare_shortfall']:.4f}: GFT max_abs_dev_q={res['gft_max_abs_dev_q_S96']:.4f} - {A_BAND_TOL})")
    print()
    print("=== 3-TUPLE + COMPOSITE (gate-verdicts.md collapse) ===")
    print(f"  sign={res['sign_verdict']} magnitude={res['magnitude_verdict']} regime={res['regime_verdict']} "
          f"-> composite={res['composite']}")
    print(f"  dual_prior track: {res['dual_prior_track']}")
    print()

    value_str = (
        f"composite={res['composite']};"
        f"max_abs_dq_transported={res['max_abs_dq_transported']:.6f};C_thresh={C_THRESH};C_PASS={res['C_pass']};"
        f"frac_in_band={res['frac_in_band']:.4f};B_thresh={B_THRESH};B_PASS={res['B_pass']};"
        f"max_abs_dHA={res['max_abs_dHA']:.6f};max_abs_dev_q_vs_sf54={res['max_abs_dev_q_transported']:.4f};"
        f"invariant_shortfall={res['invariant_shortfall']:.6f};A_band_tol={A_BAND_TOL};A_fires={res['A_fires']};A_fires_via_HA={res['A_fires_via_HA']};"
        f"max_dq_AOFT_VOL={res['max_dq_AOFT_VOL']:.4f};max_dq_AOFT_GFT={res['max_dq_AOFT_GFT']:.4f};"
        f"max_dq_VOL_GFT={res['max_dq_VOL_GFT']:.4f};"
        f"bare_spread={res['max_abs_dq_bare']:.4f};transport_reduced_spread={res['transport_reduced_spread']};"
        f"SF54_band=[{SF54_BAND_LO},{SF54_BAND_HI}];tau_common=[{res['tau_common_lo']:.4f},{res['tau_common_hi']:.4f}];"
        f"f_used={res['f_used']:.4f};legii_enabled={res['legii_enabled']};omega_rel_spread={res['omega_rel_spread']:.4e};"
        f"x_today_window=[{res['x_today_band_lo']:.4f},{res['x_today_band_hi']:.4f}];"
        f"dual_prior_track={res['dual_prior_track']};"
        f"sign={res['sign_verdict']};magnitude={res['magnitude_verdict']};regime={res['regime_verdict']};"
        f"CLASS=FULL;regulator_pin=a_n_zeta;route_invariance=3route_conformal_transport"
    )  # (local)

    make_plot(res)
    write_npz(res, audit_sha, content_sha, value_str)
    append_verdict(res, value_str, audit_sha, content_sha)

    print(f"  wrote: {NPZ_OUT.name}, {PNG_OUT.name}, verdict line in {VERDICT_TXT.name}")
    print(f"  elapsed {time.time()-t0:.2f}s")
    return 0


if __name__ == "__main__":
    sys.exit(main())
